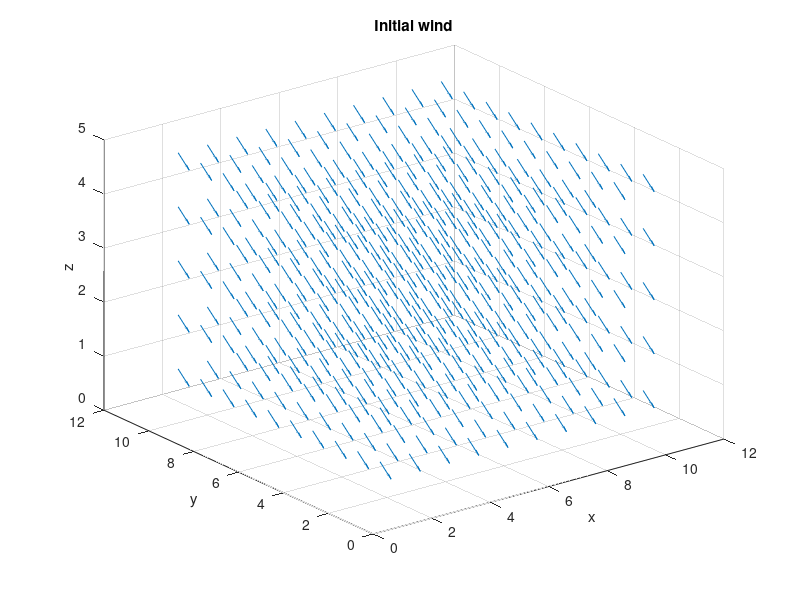
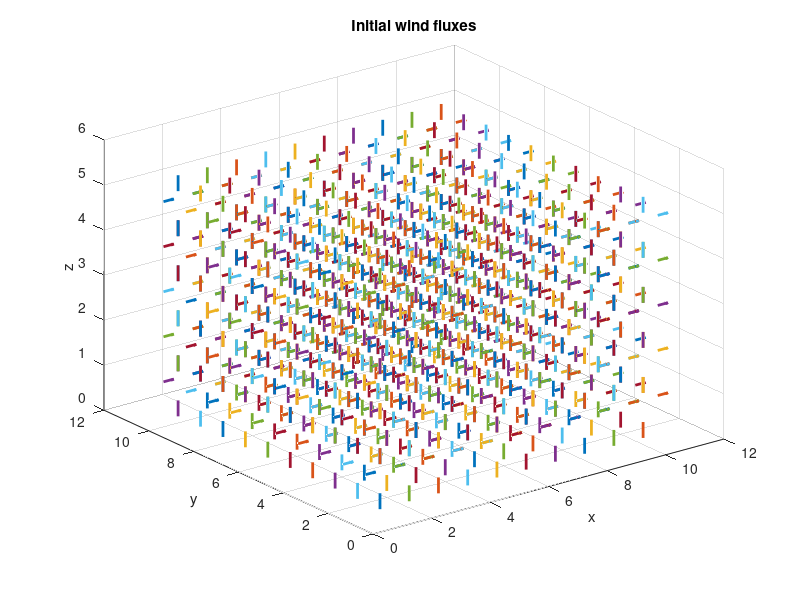

MATLAB code for these plots, in order: (Note: this script raises an error after producing the figures.)
% dimension
n = [10,10,5];
fprintf('linear array of %ix%ix%i cells\n',n(1),n(2),n(3))
% grid (regular for the moment)
[x,y,z] = meshgrid(1:n(1),1:n(2),1:n(3));
xx = permute(x,[2 1 3]); yy = permute(y,[2 1 3]); zz = permute(z,[2 1 3]);

% # x continuity constraints
nt1 = (n(1)-1)*n(2)*n(3);
% # y continuity constraints
nt2 = n(1)*(n(2)-1)*n(3);
% # z continuity constraints
nt3 = n(1)*n(2)*(n(3)-1);
% # ground flux conditions
nt4 = n(1)*n(2);
c_constraints = nt1+nt2+nt3+nt4;

% # fluxes per element
factor = 6;
% initialize matrices
B=sparse(factor*prod(n));
D=sparse(prod(n),factor*prod(n));
A=sparse(factor*prod(n));
E=sparse(size(n,2)*prod(n),factor*prod(n));
t1 = sparse(nt1,factor*prod(n));
t2 = sparse(nt2,factor*prod(n));
t3 = sparse(nt3,factor*prod(n));
t4 = sparse(nt4,factor*prod(n));
v0f = zeros(factor*prod(n),1);
% make them full if small
if prod(n)<200, B=full(B);D=full(D);E=full(E); end
% create block matrices
for i=1:prod(n)
    s=(i-1)*factor+1:i*factor; % span of local dofs
    t=(i-1)*size(n,2)+1:i*size(n,2);
    A(s,s)=diag([1,1,1,1,1e4,1e4]);
    B(s,s)=[-1,0,0,0,0,0;0,1,0,0,0,0;0,0,-1,0,0,0;0,0,0,1,0,0;0,0,0,0,-1,0;0,0,0,0,0,1];
    D(i,s)=[1,1,1,1,1,1];
    E(t,s)=[-.5,.5,0,0,0,0;0,0,-.5,.5,0,0;0,0,0,0,-.5,.5];
    v0f(s)=[-1,1,0,0,1,-1]; % initial wind flux
    % continuity conditions
    [xi,yi,zi]=ind2sub(n,i);
    if xi > 1
        t1((xi-1)+(yi-1)*(n(1)-1)+(zi-1)*n(2)*(n(1)-1),s(1)) = 1;
    end
    if xi < n(1)
        t1(xi+(yi-1)*(n(1)-1)+(zi-1)*n(2)*(n(1)-1),s(2)) = 1;
    end
    if yi > 1
        t2((yi-1)+(xi-1)*(n(2)-1)+(zi-1)*n(1)*(n(2)-1),s(3)) = 1;
    end
    if yi < n(2)
        t2(yi+(xi-1)*(n(2)-1)+(zi-1)*n(1)*(n(2)-1),s(4)) = 1;
    end
    if zi > 1
        t3((zi-1)+(xi-1)*(n(3)-1)+(yi-1)*n(1)*(n(3)-1),s(5)) = 1;
    end
    if zi < n(3)
        t3(zi+(xi-1)*(n(3)-1)+(yi-1)*n(1)*(n(3)-1),s(6)) = 1;
    end
    if zi==1
        t4(xi+(yi-1)*n(1),s(5)) = 1;
    end
end
C = [t1;t2;t3;t4];
if size(C,1) ~= c_constraints
    error('number of constraints different than indices computed!') 
end
% initial wind flow at the middle of the cells
u0=E*v0f;
% plot initial wind
figure, quiver3(xx(:),yy(:),zz(:),u0(1:3:end),u0(2:3:end),u0(3:3:end)), xlabel('x'), ylabel('y'), zlabel('z'), title('Initial wind')
% plot initial fluxes
vv0 = B*v0f;
figure, for i=1:prod(n), s=(i-1)*factor+1:i*factor; [xi,yi,zi]=ind2sub(n,i); quiver3([xi-.5,xi+.5,xi,xi,xi,xi],[yi,yi,yi-.5,yi+.5,yi,yi],[zi,zi,zi,zi,zi-.5,zi+.5],[vv0(s(1:2))',0,0,0,0],[0,0,vv0(s(3:4))',0,0],[0,0,0,0,vv0(s(5:6))'],.5,'LineWidth',2), hold on, end, xlabel('x'), ylabel('y'), zlabel('z'), title('Initial wind fluxes')
% need initial Cartesian wind instead of flux
v0=B*v0f; 
% solve mass-consistent using saddle problem
saddle_sparse
% show matrix M if it is small
if prod(n)<10,M,end
% transform fluxes into cartesian winds at the centers
u=E*v;
% plot resulting wind
figure, quiver3(xx(:),yy(:),zz(:),u(1:3:end),u(2:3:end),u(3:3:end)), xlabel('x'), ylabel('y'), zlabel('z'), title('Mass-consistent solution')
vv = B*v;
% plot resulting fluxes
figure, for i=1:prod(n), s=(i-1)*factor+1:i*factor; [xi,yi,zi]=ind2sub(n,i); quiver3([xi-.5,xi+.5,xi,xi,xi,xi],[yi,yi,yi-.5,yi+.5,yi,yi],[zi,zi,zi,zi,zi-.5,zi+.5],[vv(s(1:2))',0,0,0,0],[0,0,vv(s(3:4))',0,0],[0,0,0,0,vv(s(5:6))'],0,'LineWidth',2), hold on, end, xlabel('x'), ylabel('y'), title('Mass-consistent solution fluxes')
% plot lagrange multiplier p
p3 = reshape(p,n);
figure, for i=1:n(3), mesh(xx(:,:,i),yy(:,:,i),p3(:,:,i)+2*i); hold on, end, xlabel('x'), ylabel('y'), title('Lagrange multiplier p')
